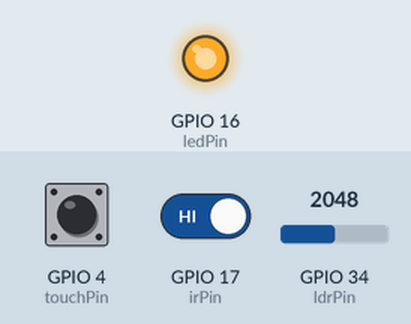
Recording of a sketch running on a simulated ESP32. Parts: output pins drawn as LEDs (lit = HIGH). Inputs (shaded band) come from the test bench; at power-on: GPIO 4 (touchPin) HIGH, GPIO 17 (irPin) HIGH, GPIO 34 (ldrPin) = 2048. What the sketch prints to the serial monitor is not drawn.

Above: at 0.1 s.
Timing chart, 0 to 1.6 s (numbered marks = the images above):
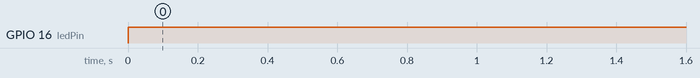

The sketch:

IR_LDR_Sensor_Analog.ino
```cpp
const int touchPin = 4;
const int irPin = 17;
const int ldrPin = 34;   // AO (Analog)
const int ledPin = 16;

int touchValue;
int irState;
int ldrValue;

// threshold cahaya (atur sesuai kondisi)
int ldrThreshold = 1500;

void setup() {
  Serial.begin(115200);

  pinMode(ledPin, OUTPUT);
  pinMode(irPin, INPUT);
}

void loop() {

  touchValue = touchRead(touchPin);
  irState = digitalRead(irPin);
  ldrValue = analogRead(ldrPin);

  Serial.print("Touch: ");
  Serial.print(touchValue);
  Serial.print(" | IR: ");
  Serial.print(irState);
  Serial.print(" | LDR: ");
  Serial.println(ldrValue);

  // logika: sentuh ATAU objek ATAU gelap
  if (touchValue < 800 || irState == LOW || ldrValue > ldrThreshold) {
    digitalWrite(ledPin, HIGH);
  }
  else {
    digitalWrite(ledPin, LOW);
  }

  delay(2);
}
```

Measured:
- by itself, GPIO 16 (ledPin): LOW → HIGH at 0.00 s
